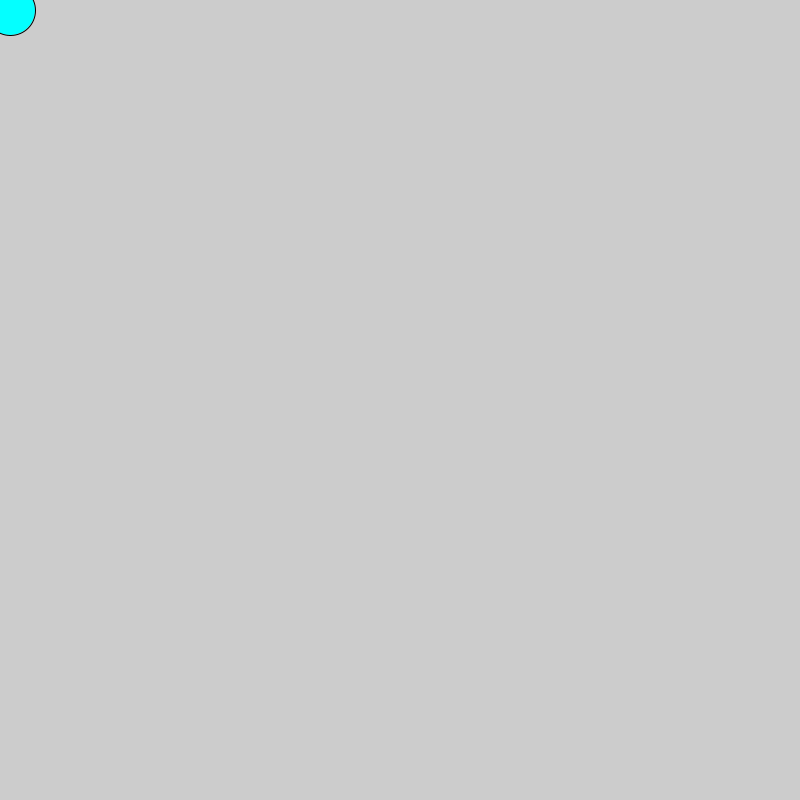
Frame 1 (no input)
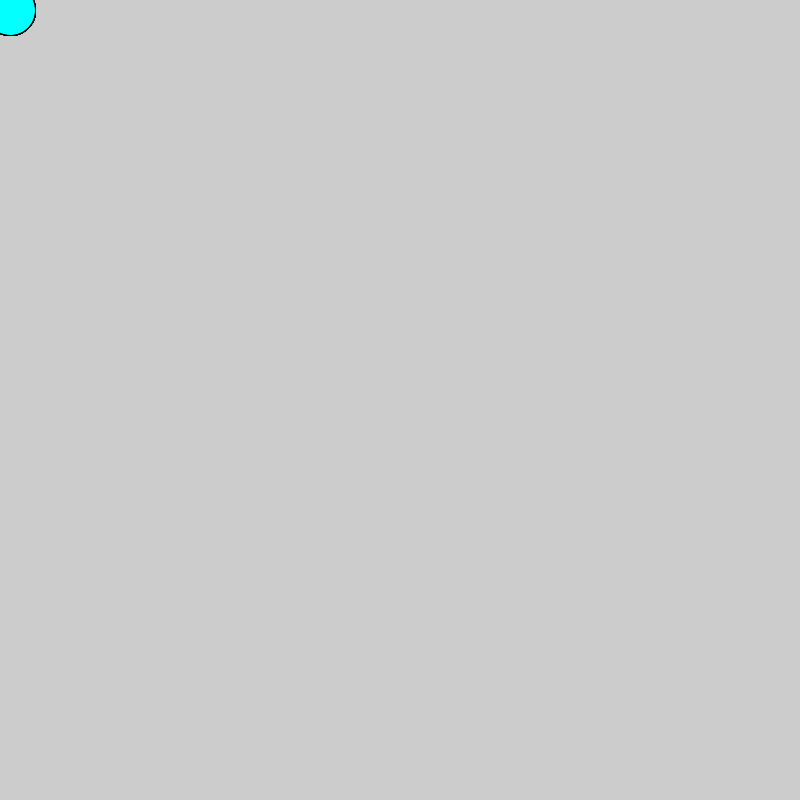
Frame 60 (the mouse pressed at the canvas centre just before this capture)
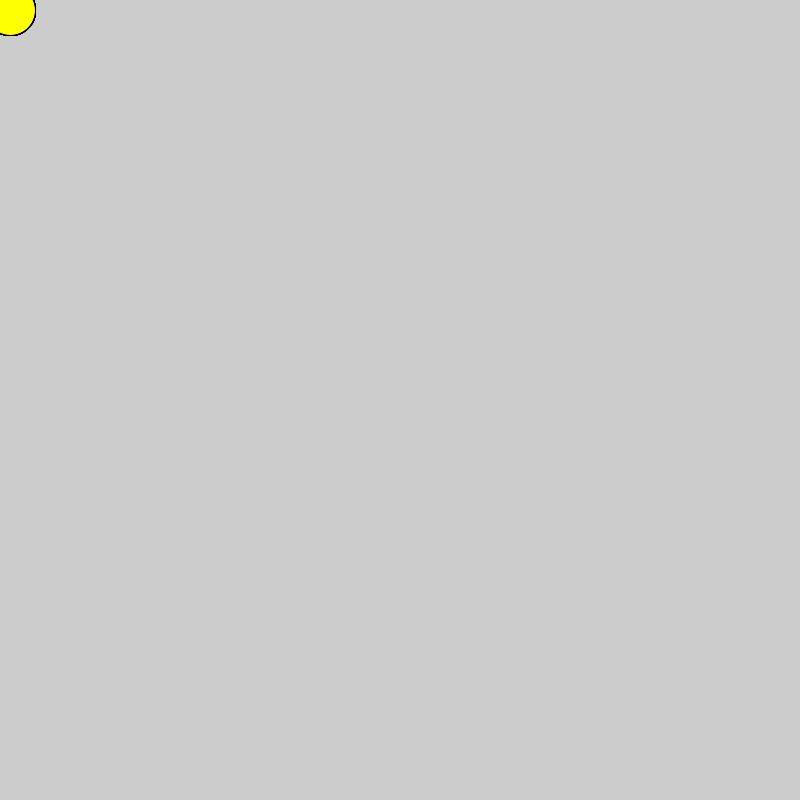
Frame 120 (the mouse held since frame 60 and released just before this capture)

The Processing sketch that drew these frames (run headless with seeded random() and noise(); from frame 60 on, the mouse is pressed at the canvas centre):

// Processing sketch: diferent_colors
// ── diferent_colors.pde
void setup() {
  size(800, 800);
}

void draw() {
  if(mousePressed == true) {
    fill(255,255,4);
  } else{
    fill(4,255,255);
    }
  ellipse(10,10,50,50);

   //2. make it a nice color

   //3. if the mouse is pressed, fill the circle with a different color          

   //1. draw an ellipse


}
// Copyright Wintriss Technical Schools 2013
